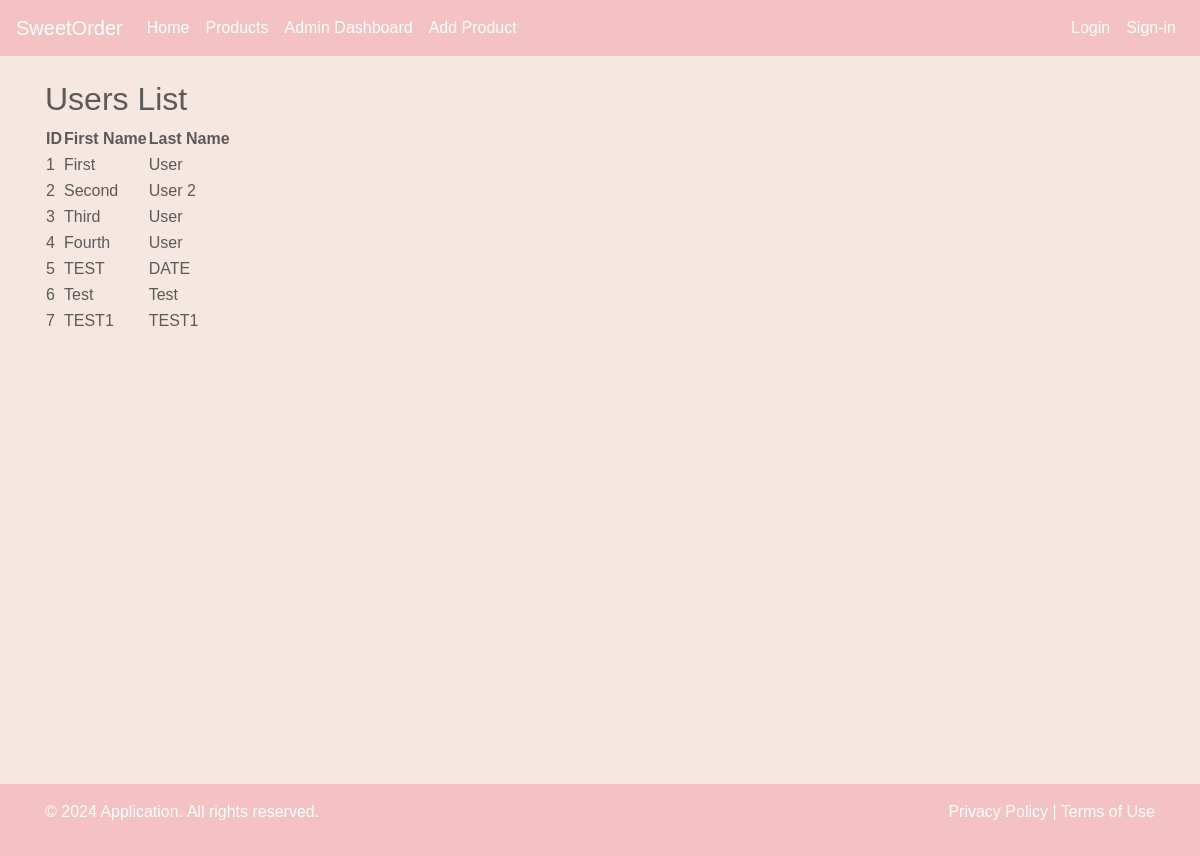
Page /Admin_Dashboard on the earlier database version.
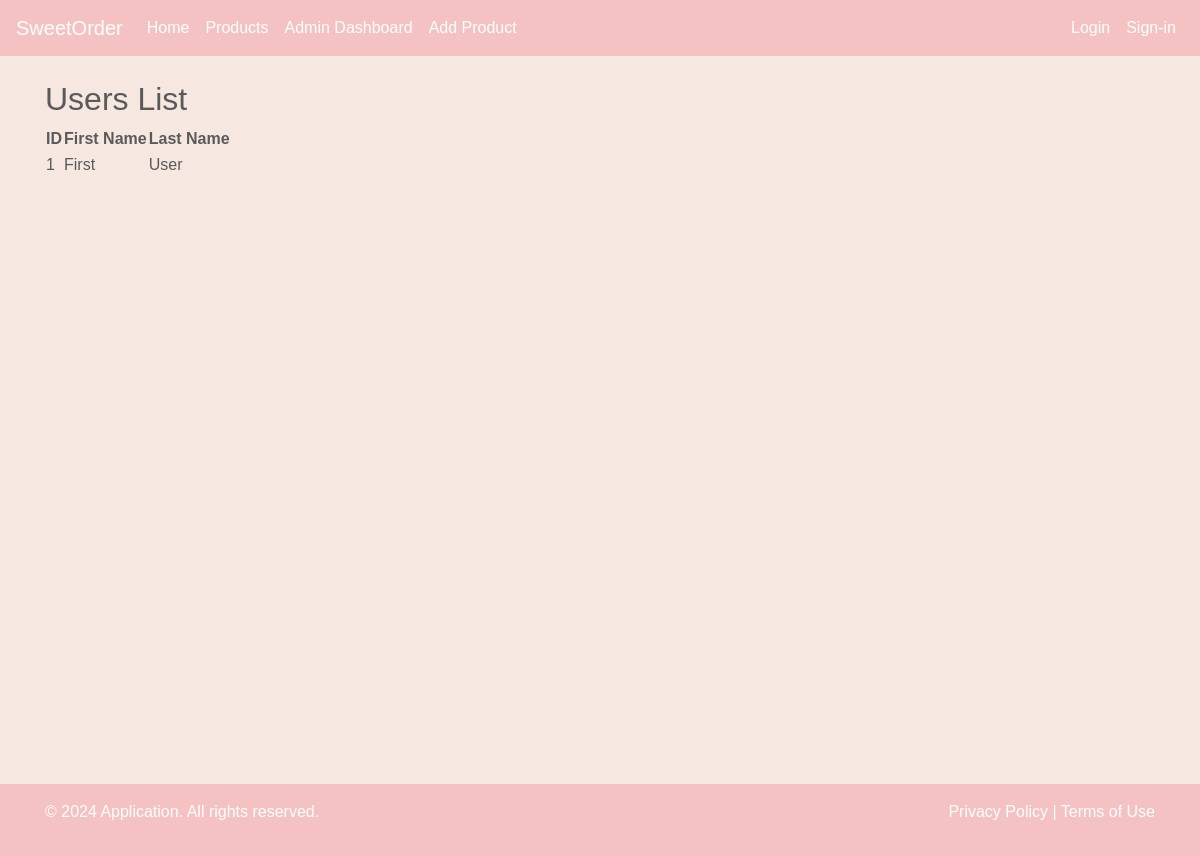
Same page on the later database version.
### app/models.py (models this page shows)
class User(db.Model, UserMixin):
    id = db.Column(db.Integer, primary_key=True)
    first_name = db.Column(db.String(150))
    last_name = db.Column(db.String(150))
    cpf = db.Column(db.String(12))
    email = db.Column(db.String(150), unique=True)
    password = db.Column(db.String(150))
    birth_date = db.Column(db.String(20))
    adress = db.Column(db.String(250))
    phone = db.Column(db.String(12))

### app/auth.py (the view)
@auth.route('/Admin_Dashboard')
def adm_Dashboard():
    users = User.query.all()
    return render_template('showdata.html', users=users)

### app/templates/showdata.html (shortened to what this page needs)
{% extends "base.html" %}
{% block content %}
<h2>Users List</h2>
<table>
    <thead>
        <tr>
            <th>ID</th>
            <th>First Name</th>
            <th>Last Name</th>
        </tr>
    </thead>
    <tbody>
        {% for user in users %}
        <tr>
            <td>{{ user.id }}</td>
            <td>{{ user.first_name }}</td>
            <td>{{ user.last_name }}</td>
        </tr>
        {% endfor %}
    </tbody>
</table>
{% endblock %}

### app/templates/base.html (shortened to what this page needs)
<!doctype html>
<html lang="en">
    <head>
        <link href="https://stackpath.bootstrapcdn.com/bootstrap/4.5.2/css/bootstrap.min.css" rel="stylesheet">
        <link href="{{ url_for('static', filename='css/custom.css') }}" rel="stylesheet">
    </head>
    <body>
        <nav class="navbar navbar-expand-lg navbar-custom">
            <a class="navbar-brand">SweetOrder</a>
            <div class="collapse navbar-collapse" id="navbarNav">
                <ul class="navbar-nav mr-auto">
                    <li class="nav-item">
                        <a class="nav-link" href="{{ url_for('views.home') }}">Home</a>
                    </li>
                    <li class="nav-item">
                        <a class="nav-link" href="{{ url_for('auth.products') }}">Products</a>
                    </li>
                    <li class="nav-item">
                        <a class="nav-link" href="{{ url_for('auth.adm_Dashboard') }}">Admin Dashboard</a>
                    </li>
                    <li class="nav-item">
                        <a class="nav-link" href="{{ url_for('auth.addprod') }}">Add Product</a>
                    </li>
                </ul>
                <ul class="navbar-nav">
                    {% if current_user.is_authenticated %}
                    <li class="nav-item">
                        <span class="navbar-text">
                            Logged in as:
                        </span>
                    </li>
                    <li class="nav-item">
                        <a class="nav-link" href="{{ url_for('auth.logout') }}">Logout</a>
                    </li>
                    {% else %}
                    <li class="nav-item">
                        <a class="nav-link" href="{{ url_for('auth.login') }}">Login</a>
                    </li>
                    <li class="nav-item">
                        <a class="nav-link" href="{{ url_for('auth.sign_in') }}">Sign-in</a>
                    </li>
                    {% endif %}
                </ul>
            </div>
        </nav>
        <div class="d-flex flex-column min-vh-100">
            <div class="container mt-4 mb-auto">
                {% block content %}{% endblock %}
            </div>
        </div>
        <footer class="footer-custom mt-auto py-3">
            <div class="container">
                <div class="row">
                    <div class="col-md-6">
                        <p>&copy; 2024 Application. All rights reserved.</p>
                    </div>
                    <div class="col-md-6 text-right">
                        <a href="#">Privacy Policy</a> | <a href="#">Terms of Use</a>
                    </div>
                </div>
            </div>
        </footer>
    </body>
</html>

### app/static/css/custom.css (style rules this page uses)
body { font-family: 'Arial', sans-serif; background-color: #f7e7e1; color: #5a5a5a; }
.navbar-custom { background-color: #f4c2c2; color: #ffffff; }
.navbar-custom .navbar-brand, .navbar-custom .nav-link, .navbar-custom .navbar-text { color: #ffffff; }
.footer-custom { background-color: #f4c2c2; color: #ffffff; padding: 20px 0; position: fixed; width: 100%; bottom: 0; }
.footer-custom a { color: #ffffff; text-decoration: none; }

Differences in the rows shown:
removed User: id "2", first_name "Second", last_name "User 2"
removed User: id "3", first_name "Third", last_name "User"
removed User: id "4", first_name "Fourth", last_name "User"
removed User: id "5", first_name "TEST", last_name "DATE"
removed User: id "6", first_name "Test", last_name "Test"
removed User: id "7", first_name "TEST1", last_name "TEST1"
